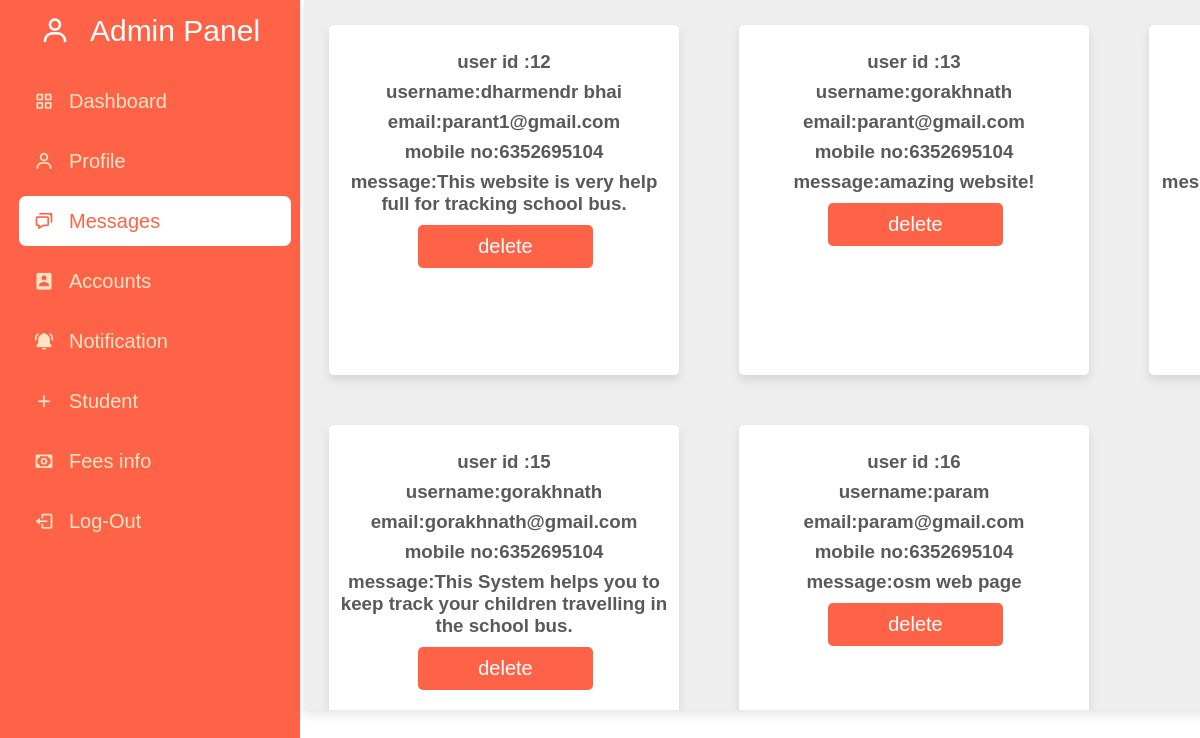
The app's page /admin_message.php (signed in) with its own data.
### tables this page shows
CREATE TABLE `message` (
  `id` int(255) NOT NULL,
  `name` varchar(255) NOT NULL,
  `email` varchar(255) NOT NULL,
  `mobile_no` varchar(255) NOT NULL,
  `feedback` varchar(700) NOT NULL
);

### admin_message.php (the view, shortened to what this page needs)
<?php
@include 'config.php';
?>
<!DOCTYPE html>
<html lang="en">
<head>
    <link rel="stylesheet" type="text/css" href="./css/dashboard.css">
    <link href='https://unpkg.com/boxicons@2.1.4/css/boxicons.min.css' rel='stylesheet'>
</head>
<body>
    <div class="slidebar">
        <div class="logo_content">
            <div class="logo">
                <i class='bx bx-user'></i>
                <div class="logo_name"><?php echo $_SESSION['uname'] ?> Panel</div>
            </div>
        </div>
        <ul class="nav_list">
            <li>
                <a href="admin_page.php">
                    <i class='bx bx-grid-alt'></i>
                    <span class="link_name" class="active">Dashboard</span>
                </a>
            </li>
            <li>
                <a href="admin_profile.php">
                    <i class='bx bx-user'></i>
                    <span class="link_name">Profile</span>
                </a>
            </li>
            <li>
                <a href="admin_message.php" class="active">
                    <i class='bx bx-chat'></i>
                    <span class="link_name">Messages</span>
                </a>
            </li>
            <li>
                <a href="admin_accounts.php">
                    <i class='bx bxs-user-rectangle'></i>
                    <span class="link_name">Accounts</span>
                </a>
            </li>
            <li>
                <a href="admin_notification.php">
                    <i class='bx bxs-bell-ring'></i>
                    <span class="link_name">Notification</span>
                </a>
            </li>
            <li>
                <a href="admin_student.php">
                    <i class='bx bx-plus'></i>
                    <span class="link_name">Student</span>
                </a>
            </li>
            <li>
                <a href="admin_fees_info.php">
                    <i class='bx bx-money'></i>
                    <span class="link_name">Fees info</span>
                </a>
            </li>
            <li>
                <a href="logout.php">
                    <i class='bx bx-log-out'></i>
                    <span class="link_name">Log-Out</span>
                </a>
            </li>
        </ul>
    </div>
    <div class="main">
        <?php
            $select = mysqli_query($conn, "SELECT * FROM `message`") or die('query failed');
            while( $fetch = mysqli_fetch_assoc($select)){
        ?>
            <div class="account_box">
                    <br>
                    <h3>user id :<?php echo $fetch['id']; ?></h3>
                    <h3>username:<?php echo $fetch['name']; ?></h3>
                    <h3>email:<?php echo $fetch['email']; ?></h3>
                    <h3>mobile no:<?php echo $fetch['mobile_no']; ?></h3>
                    <h3>message:<?php echo $fetch['feedback']; ?></h3>
                    <a href="admin_message.php?delete=<?= $fetch['id']; ?>" onclick="return confirm('delete this message?');">delete</a>
            </div>
        <?php } ?>
    </div>
</body>
</html>

### css/dashboard.css (style rules this page uses)
* { margin: 0; padding: 0; box-sizing: border-box; font-family: sans-serif; }
body { position: relative; width: 100%; min-height: 130vh; overflow: hidden; }
.slidebar { position: fixed; top: 0; left: 0; height: 100%; width: 300px; padding: 6px 14px; background: tomato; }
.slidebar .logo_content .logo { color: #fff; display: flex; height: 50px; width: 100%; align-items: center; justify-content: center; }
.logo_content .logo i { font-size: 30px; margin-right: 10px; cursor: pointer; }
.logo_content .logo .logo_name { font-size: 30px; font-weight: 400; cursor: pointer; }
.slidebar ul { margin-top: 20px; }
.slidebar ul li { position: relative; height: 50px; width: 100%; margin: 10px 5px; font-size: 20px; list-style: none; line-height: 50px; }
.slidebar ul li a { display: flex; align-items: center; text-decoration: none; color: bisque; transition: all 0.1s ease; }
.slidebar ul li .active { color: tomato; background: #fff; border-radius: 7px; }
.slidebar ul li i { height: 50px; min-width: 50px; line-height: 50px; border-radius: 12px; text-align: center; }
.main { position: fixed; height: 710px; width: 1230px; margin-left: 304px; background-color: #eee; box-shadow:0 5px 10px rgba(0,0,0,.1); overflow-x: hidden; overflow-y: auto; }
.account_box { background-color:#fff; height: 163px; width: 350px; margin: 25px; box-shadow:0 5px 10px rgba(0,0,0,.1); text-align: center; border-radius: 5px; }
.main { overflow-x: hidden; overflow-y: auto; display: grid; grid-template-columns: repeat(auto-fit, minmax(25rem, 1fr)); align-items: flex-start; }
.account_box { height: 350px; width: 350px; }
.main .account_box h3 { margin: 8px; color: rgba(51, 51, 51, 0.817); }
.main .account_box a { width: 50%; border-radius: 5px; padding:10px 30px; color:#fff; display: block; margin-left:89px; text-align: center; cursor: pointer; font-size: 20px; margin-top: 10px; text-decoration: none; background-color: tomato; }

### records on screen
message: id "12", name "dharmendr bhai", email "parant1@gmail.com", mobile_no "6352695104", feedback "This website is very help full for tracking school bus."
message: id "13", name "gorakhnath", email "parant@gmail.com", mobile_no "6352695104", feedback "amazing website!"
message: id "15", name "gorakhnath", email "gorakhnath@gmail.com", mobile_no "6352695104", feedback "This System helps you to keep track your children travelling in the school bus."
message: id "16", name "param", email "param@gmail.com", mobile_no "6352695104", feedback "osm web page"

### other values on screen
$_SESSION['uname'] "Admin"
